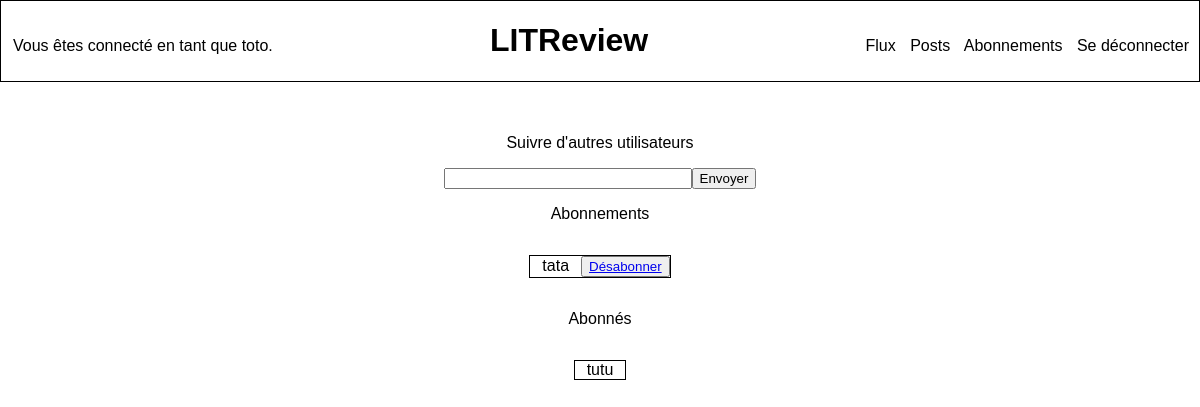
Before: /follows/ (signed in) with the older database file.
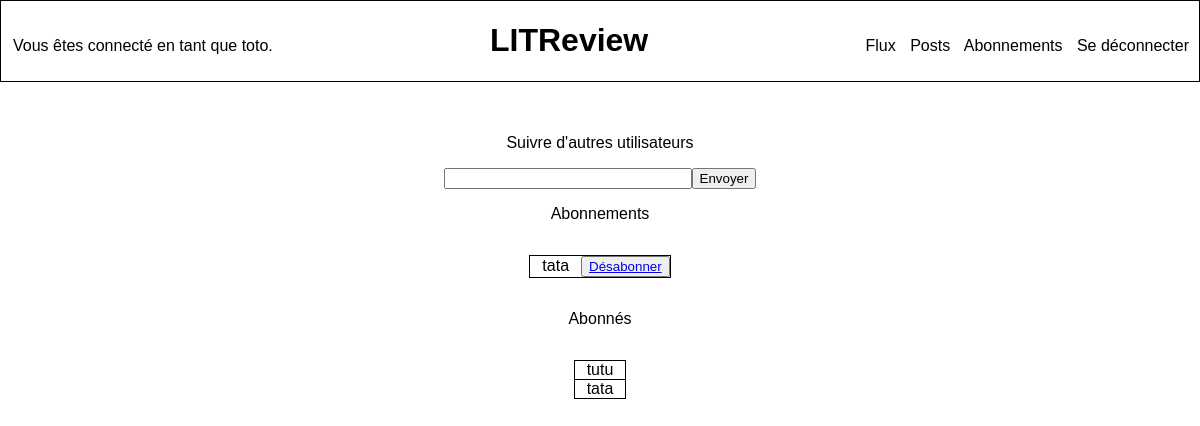
After: the same page with the newer database file.
### accounts/models.py (models this page shows)
class UserFollows(models.Model):
    user = models.ForeignKey(to=settings.AUTH_USER_MODEL,
                             on_delete=models.CASCADE,
                             related_name='following')
    followed_user = models.ForeignKey(to=settings.AUTH_USER_MODEL,
                                      on_delete=models.CASCADE,
                                      related_name='following_by')
    unique_together = ['user', 'followed_user']
    objects = models.Manager()

### accounts/views.py (the view)
# urls.py: path('follows/', views.follows, name='follows'),
@login_required
def follows(request):
    user = User.objects.get(username=request.user.username)
    followed = UserFollows.objects.filter(user=user)
    follower = UserFollows.objects.filter(followed_user=user)
    form = forms.FollowForm()
    if request.method == 'POST':
        form = forms.FollowForm(request.POST)
        if form.is_valid():
            form.check_valid(user)
            form.save(user)
    context = {'form': form,
               'followed': followed,
               'follower': follower
               }
    return render(request, 'accounts/follows.html', context=context)

### accounts/forms.py (shortened to what this page needs)
class FollowForm(forms.Form):
    followname = forms.CharField(label='Nom d\'utilisateur', min_length=4, max_length=150)

### accounts/templates/accounts/follows.html (shortened to what this page needs)
{% extends 'accounts/index.html' %}
{% block content %}
    <div id="follows-page-container">
        <div class="sub-container">
            <p>Suivre d'autres utilisateurs</p>
            <form method="post">
                {{ form.as_p }}
                <button type="submit" >Envoyer</button>
            </form>
        </div>
        <div class="sub-container">
            <p>Abonnements</p>
            <ul class="list_follow">
                {% for follow in followed %}
                   <li>
                       <p>{{ follow.followed_user }}</p>
                        <button type="button" >
                            <a href="{% url 'unfollow' follow_id=follow.id %}">Désabonner</a>
                        </button>
                   </li>
                {% endfor %}
            </ul>
        </div>
        <div class="sub-container">
            <p>Abonnés</p>
            <ul class="list_follow">
                {% for follow in follower %}
                    <li>
                        <p>{{ follow.user}}</p>
                    </li>
                    {% endfor %}
            </ul>
        </div>
    </div>
{% endblock content %}

Changed rows visible on the page:
added UserFollows: user "tata"
